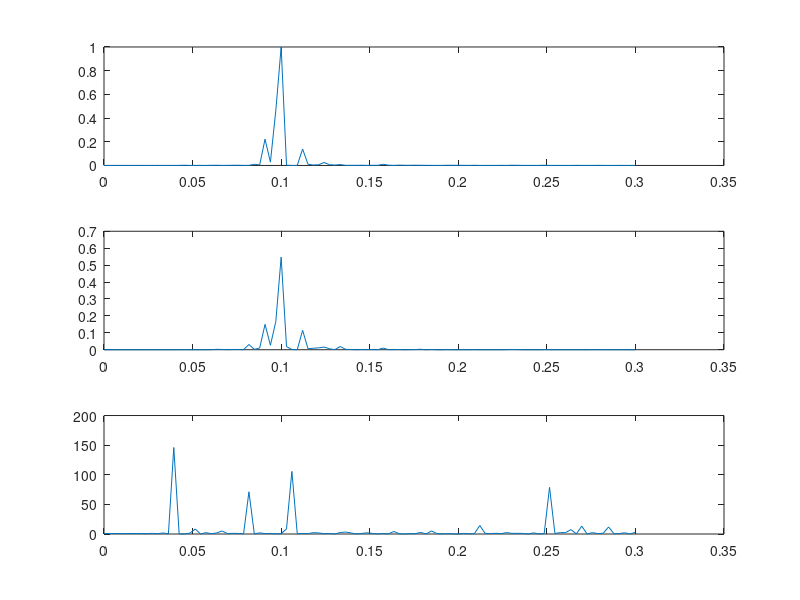

Recreate this plot in MATLAB.
clc;clear all;
f=fopen('FluxTransfer.txt');
l=fgetl(f);
i=1;
while ischar(l)
    %%disp(l);
    text{i}=l;
    data{i}=sscanf(text{i},'%f %f %f');
    A1(i)=data{i}(1);
    A2(i)=data{i}(2);
    A3(i)=data{i}(3);
    l=fgetl(f);
    i=i+1;
end

hold on;

subplot(3,1,1)
A=abs(A2)/max(abs(A2));%Flux_in
B=abs(A3)/max(abs(A2));%Flux_out
plot(A1,A);
subplot(3,1,2)
plot(A1,B);
subplot(3,1,3)
plot(A1,B./A);
